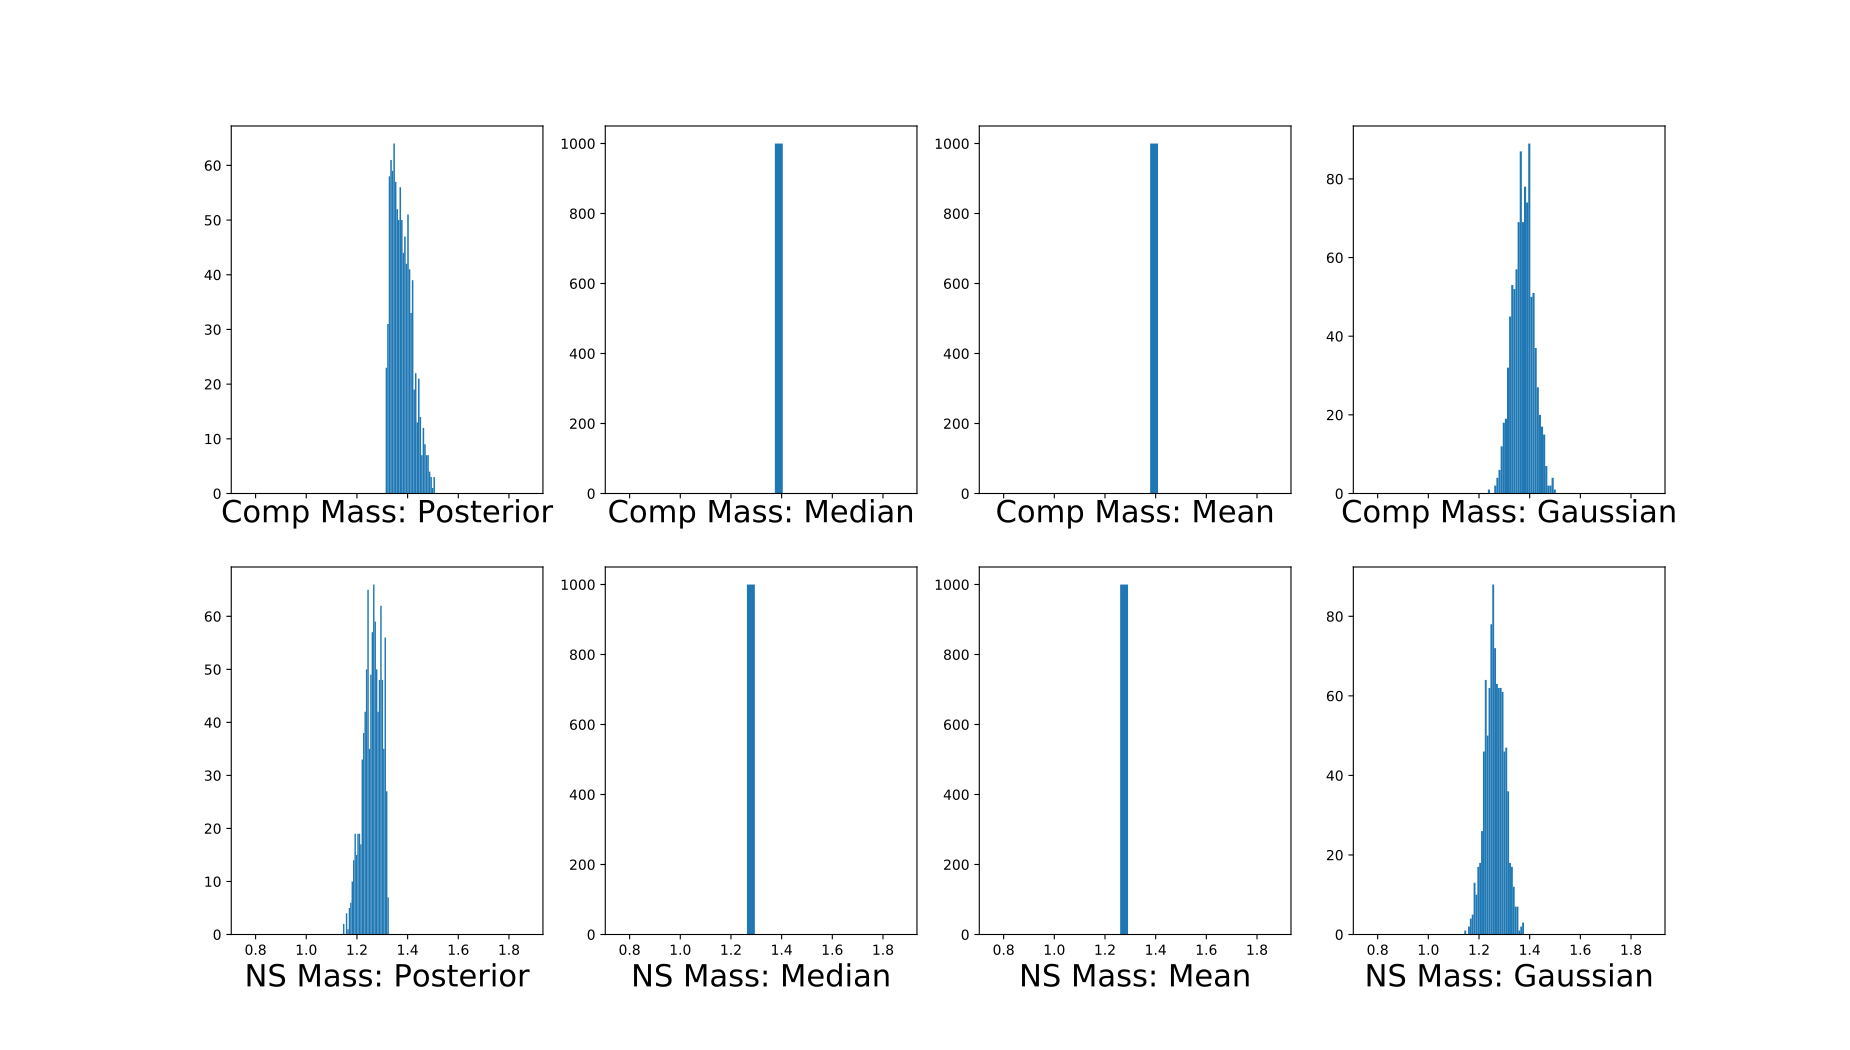

Write Python code to recreate this figure.
from astro_traj.galaxy import Hernquist_NFW
from astro_traj import constr_dict
from astro_traj.sample import Sample
import numpy as np
from matplotlib import use
use('agg')
import matplotlib.pyplot as plt
font = {'size': 22}

samples = 'posterior_samples.dat'
Galaxy = constr_dict.galaxy('NGC', samples, 2.8, 5, 0.679)
gal = Hernquist_NFW(Galaxy['Mspiral'], Galaxy['Mbulge'], Galaxy['Mhalo'], Galaxy['R_eff'], 0.679, rcut=100)
samp = Sample(gal)
Nsys = 1000
bins = int(np.round(np.sqrt(Nsys)))

Mcomp_dist_posterior, Mns_dist_posterior = samp.sample_masses(samples, method='posterior', size=Nsys)
Mcomp_dist_median, Mns_dist_median = samp.sample_masses(samples, method='median', size=Nsys)
Mcomp_dist_mean, Mns_dist_mean = samp.sample_masses(samples, method='mean', size=Nsys)
Mcomp_dist_gaussian, Mns_dist_gaussian = samp.sample_masses(samples, method='gaussian', size=Nsys)


plot, ((ax1, ax2, ax3, ax4), (ax5, ax6, ax7, ax8)) = plt.subplots(2, 4, sharex=True, figsize=(18.5, 10.5))
ax1.hist(Mcomp_dist_posterior, bins=bins)
ax2.hist(Mcomp_dist_median, bins=bins)
ax3.hist(Mcomp_dist_mean, bins=bins)
ax4.hist(Mcomp_dist_gaussian, bins=bins)
ax5.hist(Mns_dist_posterior, bins=bins)
ax6.hist(Mns_dist_median, bins=bins)
ax7.hist(Mns_dist_mean, bins=bins)
ax8.hist(Mns_dist_gaussian, bins=bins)
ax1.set_xlabel('Comp Mass: Posterior', fontdict=font)
ax2.set_xlabel('Comp Mass: Median', fontdict=font)
ax3.set_xlabel('Comp Mass: Mean', fontdict=font)
ax4.set_xlabel('Comp Mass: Gaussian', fontdict=font)
ax5.set_xlabel('NS Mass: Posterior', fontdict=font)
ax6.set_xlabel('NS Mass: Median', fontdict=font)
ax7.set_xlabel('NS Mass: Mean', fontdict=font)
ax8.set_xlabel('NS Mass: Gaussian', fontdict=font)
plot.show()
